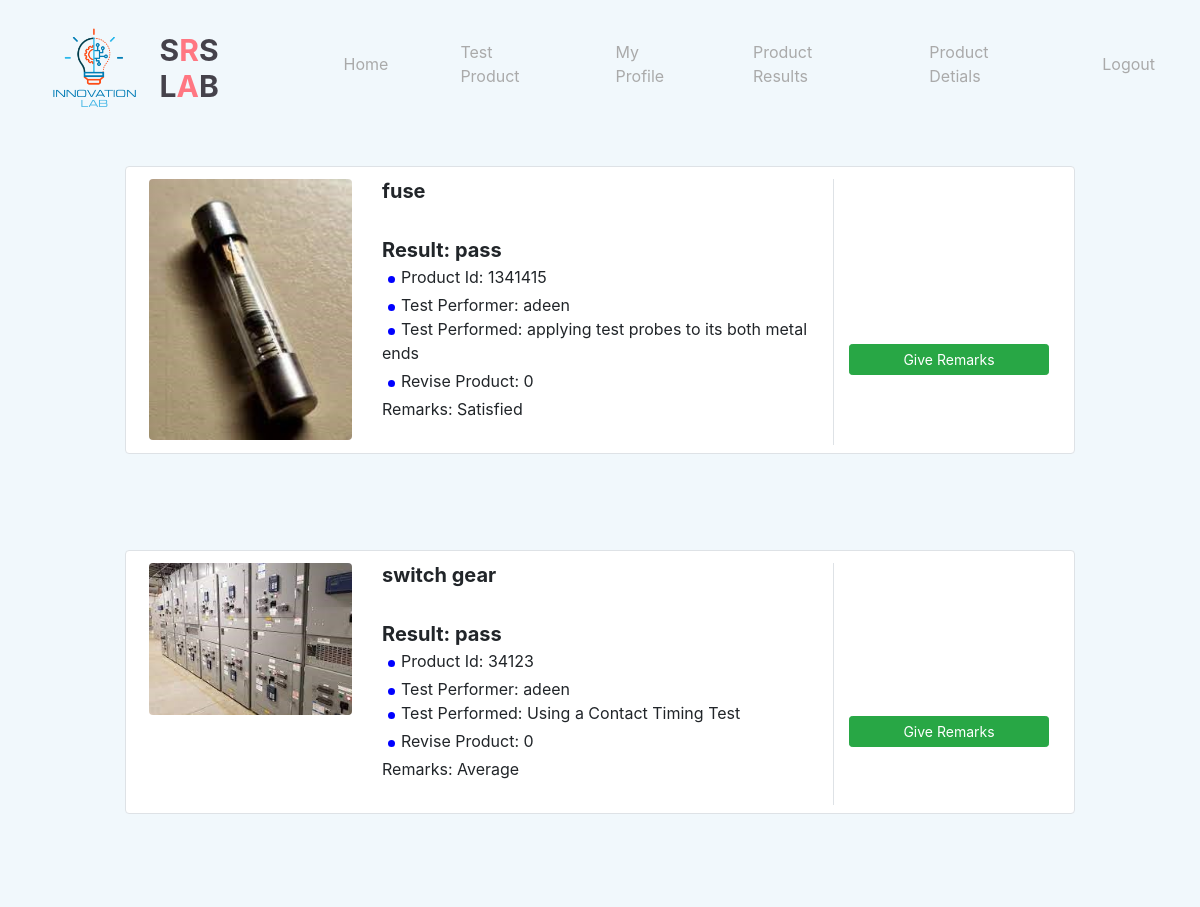
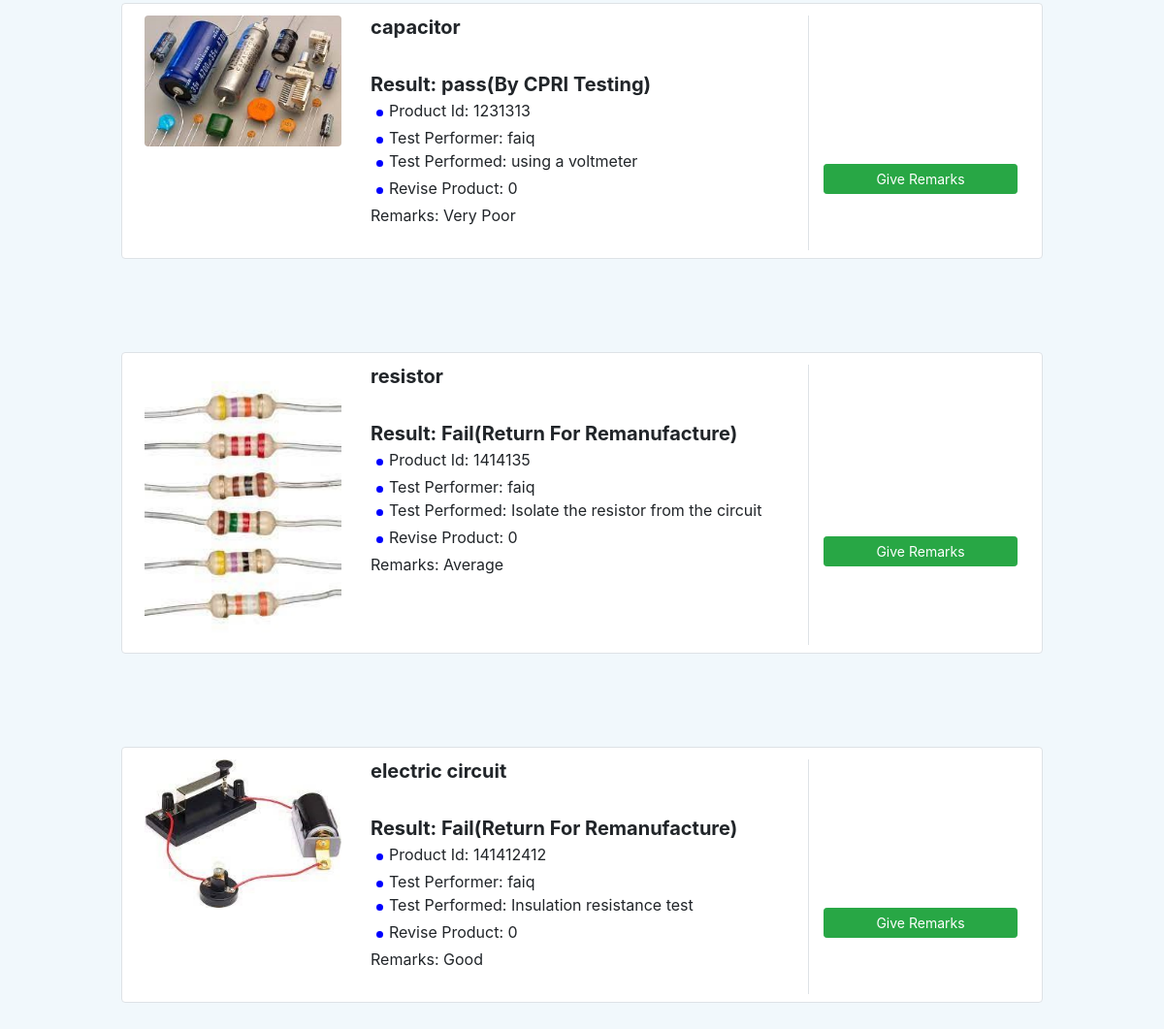
The page /project1/customer_result.php (signed in) on the database its author committed (2 pictures, top to bottom).
### tables this page shows
CREATE TABLE `testing` (
  `test_id` int(255) NOT NULL,
  `test_performed` varchar(255) NOT NULL,
  `test_performer` varchar(255) NOT NULL,
  `remarks` varchar(255) NOT NULL,
  `product_id` int(255) NOT NULL,
  `result` varchar(255) NOT NULL,
  `product_name` varchar(255) NOT NULL,
  `product_image` varchar(255) NOT NULL
);

CREATE TABLE `product` (
  `product_id` int(10) NOT NULL,
  `product_name` varchar(255) NOT NULL,
  `revise_product` int(255) NOT NULL,
  `product_image` varchar(255) NOT NULL,
  `datee` date NOT NULL,
  `product_status` varchar(255) NOT NULL
);

### project1/customer_result.php (the view, shortened to what this page needs)
<!DOCTYPE html>
<html lang="en">
  <head>
    <link rel="stylesheet" href="stylenew.css" />
    <link rel="stylesheet" href="https://stackpath.bootstrapcdn.com/bootstrap/4.4.1/css/bootstrap.min.css">
<link rel="stylesheet" href="https://stackpath.bootstrapcdn.com/bootstrap/4.4.1/js/bootstrap.bundle.min.js">
   <link rel="stylesheet" href="https://cdnjs.cloudflare.com/ajax/libs/jquery/3.2.1/jquery.min.js">
<link rel="stylesheet" href="https://cdnjs.cloudflare.com/ajax/libs/font-awesome/4.7.0/css/font-awesome.min.css">
<link rel="stylesheet" href="customer_result.css">
  </head>
  <body>
    <main  >
      <div class="big-wrapper light">
        <header>
          <div class="container">
            <div class="logo">
              <img src="images/workerlogo.png" alt="Logo" />
              <h3 style="font-size:30px;margin-left:5px;" >S<span style="color:#ff7782;">R</span>S L<span style="color:#ff7782;">A</span>B</h3>
            </div>
            <div class="links">
              <ul>
              <li><a href="customer_home.php?email=<?php echo $_GET['email']; ?>">Home</a></li>
                     <li><a href="customer_prod.php?email=<?php echo $_GET['email']; ?>">Test Product</a></li>
                <li><a href="customer_profile.php?email=<?php echo $_GET['email']; ?>">My Profile</a></li>
             <li><a href="customer_result.php?email=<?php echo $_GET['email']; ?>">Product Results</a></li>
             <li><a href="custprod.php?email=<?php echo $_GET['email']; ?>">Product Detials</a></li>
             <li><a href="logout.php">Logout</a></li>
              </ul>
            </div>
          </div>
        </header>
        <?php
include 'database.php';
$sql = "
SELECT product.product_name,product.revise_product,product.product_image,product.datee,testing.test_id,testing.test_performer,testing.test_performed,testing.remarks,testing.product_id,product.product_status,testing.result FROM product JOIN testing WHERE product.product_id= testing.product_id ;
";
$query = mysqli_query($conn2,$sql);
while($arr = mysqli_fetch_array($query))
{
$product_id=$arr['product_id'];
$test_id=$arr['test_id'];
        ?>
        <div class="container mt-5 mb-5">
        <div class="d-flex justify-content-center row">
            <div class="col-md-10">
                <div class="row p-2 bg-white border rounded">
                    <div class="col-md-3 mt-1"><img class="img-fluid img-responsive rounded product-image" src="<?php echo $arr['product_image']; ?>"></div>
                    <div class="col-md-6 mt-1">
                        <h5 style=" font-weight:bold;"><?php echo $arr['product_name'];?></h5>
                        <div class="mt-1 mb-1 spec-3"><span ></span><br><span></span><span style="font-size:20px;font-weight:bold;">Result: <?php echo $arr['result'];?> </span><br><span class="dot"></span>Product Id: <?php echo $arr['product_id'];?> <span> <br></span></div>
                        <div class="mt-1 mb-1 spec-3"><span></span><span class="dot"></span><span>Test Performer: <?php echo $arr['test_performer'];?> </span><br><span class="dot"></span><span>Test Performed:  <?php echo $arr['test_performed'];?><br></span></div>
                        <div class="mt-1 mb-1 spec-3"><span></span><span class="dot"></span><span>Revise Product: <?php echo $arr['revise_product']; ?> </span></div>
                        <p class="text-justify text-truncate para mb-0">Remarks: <?php echo $arr['remarks']; ?> <br><br></p>
                    </div>
                    <div class="align-items-center align-content-center col-md-3 border-left mt-1">
                        <div class="d-flex flex-column mt-5"><a style="text-decoration:none;" href="review.php?email=<?php echo $_GET['email'];?>&product_id=<?php echo $product_id; ?>&test_id=<?php echo $test_id; ?>"><button style="width:200px;" class="btn btn-success btn-sm mt-5" type="button"> Give Remarks</button></div></a>
                    </div>
                </div>
            </div>
        </div>
    </div>
<?php
}
?>
      </div>
    </main>
  </body>
</html>

### project1/stylenew.css (style rules this page uses)
.light { --mainColor: #64bcf4; --hoverColor: #5bacdf; --backgroundColor: #f1f8fc; --darkOne: #312f3a; --darkTwo: #45424b; --lightOne: #919191; --lightTwo: #aaa; }
*, *::before, *::after { padding: 0; margin: 0; box-sizing: border-box; }
body { font-family: "Poppins", sans-serif; }
img { width: 100%; }
a { text-decoration: none; }
.big-wrapper { position: relative; padding: 1.7rem 0 2rem; width: 100%; min-height: 100vh; overflow: hidden; background-color: var(--backgroundColor); display: flex; flex-direction: column; justify-content: space-between; }
.container { position: relative; max-width: 81rem; width: 100%; margin: 0 auto; padding: 0 3rem; z-index: 10; }
header { position: relative; z-index: 70; }
header .container { display: flex; justify-content: space-between; align-items: center; }
.logo { display: flex; align-items: center; cursor: pointer; }
.logo img { width: 100px; margin-right: 0.6rem; margin-top: -0.6rem; }
.logo h3 { color: var(--darkTwo); font-size: 1.55rem; line-height: 1.2; font-weight: 700; }
.links ul { display: flex; list-style: none; align-items: center; }
.links a { color: var(--lightTwo); margin-left: 4.5rem; display: inline-block; transition: 0.3s; }
.btn { display: inline-block; padding: 0.9rem 1.9rem; color: #fff !important; background-color: var(--mainColor); border-radius: 16px; text-transform: capitalize; transition: 0.3s; }

### project1/customer_result.css (style rules this page uses)
.product-image { width: 100% }
.dot { height: 7px;width: 7px;margin-left: 6px;margin-right: 6px;margin-top: 3px;background-color: blue;border-radius: 50%;display: inline-block }
h5 { font-weight: 400 }
.para { font-size: 16px }

### rows shown on the page
testing: product.product_image (picture), product.product_name "fuse", result "pass", product "1341415", test_performer "adeen", test_performed "applying test probes to its both metal ends", product.revise_product "0", remarks "Satisfied"
testing: product.product_image (picture), product.product_name "switch gear", result "pass", product "34123", test_performer "adeen", test_performed "Using a Contact Timing Test", product.revise_product "0", remarks "Average"
testing: product.product_image (picture), product.product_name "capacitor", result "pass(By CPRI Testing)", product "1231313", test_performer "faiq", test_performed "using a voltmeter", product.revise_product "0", remarks "Very Poor"
testing: product.product_image (picture), product.product_name "resistor", result "Fail(Return For Remanufacture)", product "1414135", test_performer "faiq", test_performed "Isolate the resistor from the circuit", product.revise_product "0", remarks "Average"
testing: product.product_image (picture), product.product_name "electric circuit", result "Fail(Return For Remanufacture)", product "141412412", test_performer "faiq", test_performed "Insulation resistance test", product.revise_product "0", remarks "Good"
